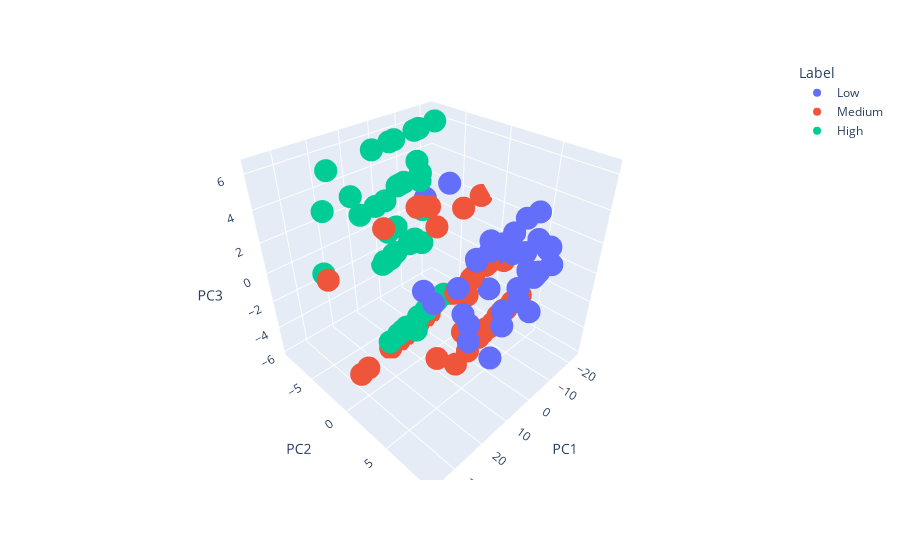

The notebook cell saved with this chart:
### Markdown cell above
*Figure X. PCA results generated using the full dataset and selected features from Method 2b. (Left) Barplot indicating the variance per Principal Component, with PC1 and PC2 having a high cumulative variance ratio of 83%. (Right) Unclear separation of classes shown in the scatterplot generated using PC1 and PC2.*

### Code cell
plot_PCA_3D(pc_df, pca)

### Figure 1 — Plotly figure (JSON) as saved in the notebook; plotly's stock layout.template omitted (floating-point values rounded to 4 significant figures; data arrays with more than 128 entries replaced by an {"elided": "..."} marker saying what was removed)
{"data": [{"hovertemplate": "Label=Low<br>PC1=%{x}<br>PC2=%{y}<br>PC3=%{z}<extra></extra>", "legendgroup": "Low", "marker": {"color": "#636efa", "symbol": "circle"}, "mode": "markers", "name": "Low", "scene": "scene", "showlegend": true, "type": "scatter3d", "x": {"elided": "303 float values"}, "y": {"elided": "303 float values"}, "z": {"elided": "303 float values"}}, {"hovertemplate": "Label=Medium<br>PC1=%{x}<br>PC2=%{y}<br>PC3=%{z}<extra></extra>", "legendgroup": "Medium", "marker": {"color": "#EF553B", "symbol": "circle"}, "mode": "markers", "name": "Medium", "scene": "scene", "showlegend": true, "type": "scatter3d", "x": {"elided": "332 float values"}, "y": {"elided": "332 float values"}, "z": {"elided": "332 float values"}}, {"hovertemplate": "Label=High<br>PC1=%{x}<br>PC2=%{y}<br>PC3=%{z}<extra></extra>", "legendgroup": "High", "marker": {"color": "#00cc96", "symbol": "circle"}, "mode": "markers", "name": "High", "scene": "scene", "showlegend": true, "type": "scatter3d", "x": {"elided": "365 float values"}, "y": {"elided": "365 float values"}, "z": {"elided": "365 float values"}}], "layout": {"legend": {"title": {"text": "Label"}, "tracegroupgap": 0}, "margin": {"t": 60}, "scene": {"domain": {"x": [0, 1], "y": [0, 1]}, "xaxis": {"title": {"text": "PC1"}}, "yaxis": {"title": {"text": "PC2"}}, "zaxis": {"title": {"text": "PC3"}}}, "showlegend": true}}
